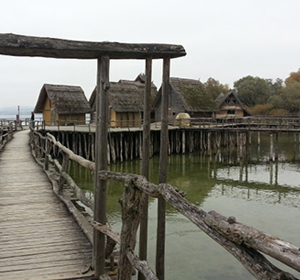
//> input picture pro13/cannay_tset.jpg, 300 x 280 px
$ ./main cannay_tset.jpg   (built with g++ and OpenCV 4)
//> lines starting //> are read from the running program, lines starting //| are printed output that depends on the picture; after the words box and inside, x2 and y2 are one past the last pixel; in counts of white or black regions, pixels touching at a corner belong together
#include <opencv2/imgproc.hpp>
#include <opencv2/highgui.hpp>
#include <iostream>

using namespace cv;

Mat src_gray;
Mat dst, detected_edges;

int lowThreshold = 50;
int highThreshold = 150;

static void CannyThreshold(int, void *)
{
    blur(src_gray, detected_edges, Size(3, 3));
    Canny(detected_edges, detected_edges, lowThreshold, highThreshold, 3);

    imshow("Canny Edge", detected_edges);
}

int main(int argc, char **argv)
{

    Mat src = imread("/Users/Han/programming/opencv/pro13/cannay_tset.jpg", IMREAD_COLOR); // Load an image
//> src is the input picture: 280 rows x 300 cols, CV_8UC3; mean B, G, R 123.6, 132, 133.4
    if (src.empty())
    {
        std::cout << "Could not open or find the image!\n"
                  << std::endl;
        std::cout << "Usage: " << argv[0] << " <Input image>" << std::endl;
        return -1;
    }

    cvtColor(src, src_gray, COLOR_BGR2GRAY);
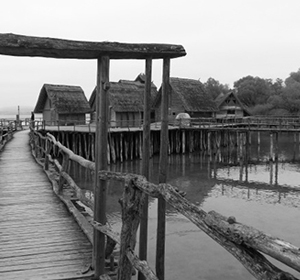
//> src_gray: 280 rows x 300 cols, CV_8UC1; min 0, max 255, mean 131.5

    namedWindow("Canny Edge", WINDOW_AUTOSIZE);
    createTrackbar("Min Threshold:", "Canny Edge", &lowThreshold, 1000, CannyThreshold);
    createTrackbar("Max Threshold:", "Canny Edge", &highThreshold, 1000, CannyThreshold);
    CannyThreshold(0, 0);
//> in CannyThreshold, `blur(src_gray, detected_edges, Size(3, 3));`:
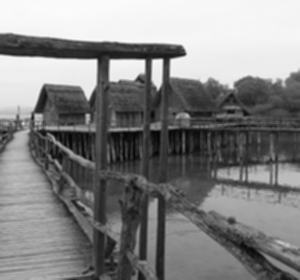
//> detected_edges: 280 rows x 300 cols, CV_8UC1; min 4, max 252, mean 131.5
//> in CannyThreshold, `Canny(detected_edges, detected_edges, lowThreshold, highThreshold, 3);`:
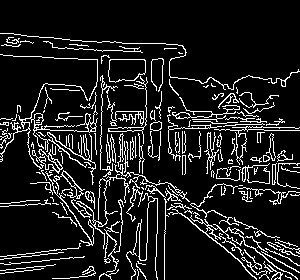
//> detected_edges: 280 rows x 300 cols, CV_8UC1; 11.9% white in thin lines or dots, all inside (x1, y1, x2, y2) = (0, 33, 300, 280)

    waitKey(0);
    return 0;
}

$ run again, with pro13/requirement.jpg copied over pro13/cannay_tset.jpg
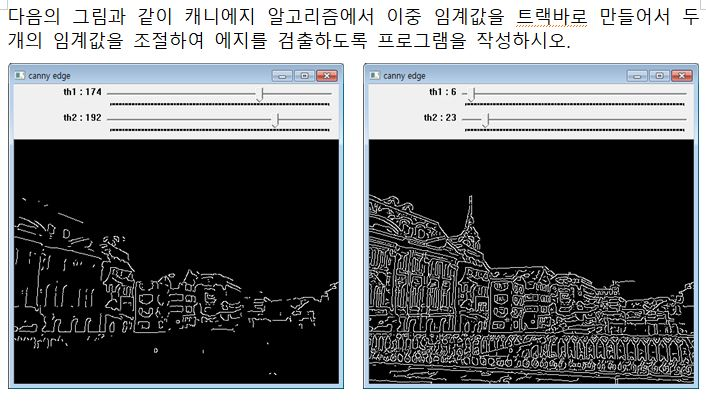
//> input picture pro13/requirement.jpg, 706 x 401 px
//> src is the input picture: 401 rows x 706 cols, CV_8UC3; mean B, G, R 112.1, 110.4, 108.3
//> `cvtColor(src, src_gray, COLOR_BGR2GRAY);`:
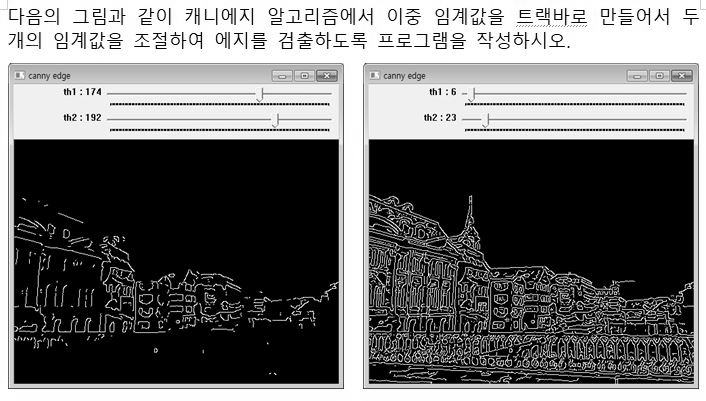
//> src_gray: 401 rows x 706 cols, CV_8UC1; min 0, max 255, mean 110
//> in CannyThreshold, `Canny(detected_edges, detected_edges, lowThreshold, highThreshold, 3);`:
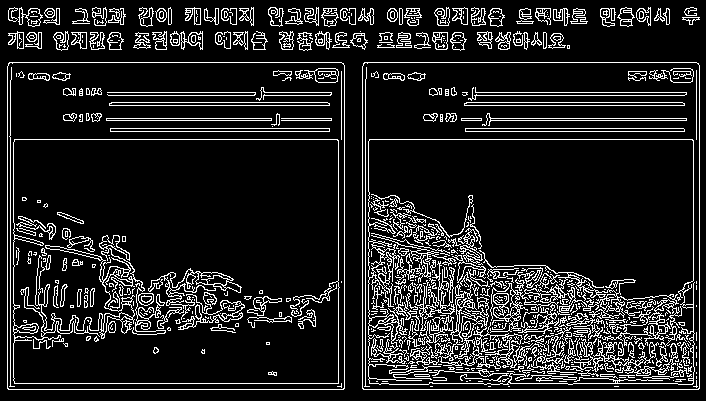
//> detected_edges: 401 rows x 706 cols, CV_8UC1; 13% white in thin lines or dots
